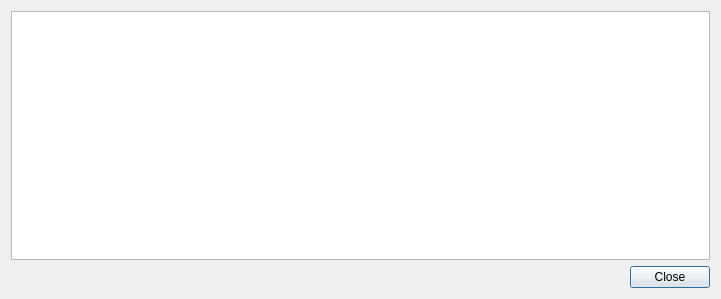
<?xml version="1.0" encoding="UTF-8"?>
<ui version="4.0">
 <class>Iauracaddiff</class>
 <widget class="QDialog" name="Iauracaddiff">
  <property name="geometry">
   <rect>
    <x>0</x>
    <y>0</y>
    <width>721</width>
    <height>299</height>
   </rect>
  </property>
  <property name="windowTitle">
   <string>Iauracad Difference</string>
  </property>
  <layout class="QVBoxLayout" name="verticalLayout">
   <item>
    <widget class="QTextEdit" name="textEdit"/>
   </item>
   <item>
    <widget class="QDialogButtonBox" name="buttonBox">
     <property name="orientation">
      <enum>Qt::Horizontal</enum>
     </property>
     <property name="standardButtons">
      <set>QDialogButtonBox::Close</set>
     </property>
    </widget>
   </item>
  </layout>
 </widget>
 <resources/>
 <connections>
  <connection>
   <sender>buttonBox</sender>
   <signal>accepted()</signal>
   <receiver>Iauracaddiff</receiver>
   <slot>accept()</slot>
   <hints>
    <hint type="sourcelabel">
     <x>248</x>
     <y>254</y>
    </hint>
    <hint type="destinationlabel">
     <x>157</x>
     <y>274</y>
    </hint>
   </hints>
  </connection>
  <connection>
   <sender>buttonBox</sender>
   <signal>rejected()</signal>
   <receiver>Iauracaddiff</receiver>
   <slot>reject()</slot>
   <hints>
    <hint type="sourcelabel">
     <x>316</x>
     <y>260</y>
    </hint>
    <hint type="destinationlabel">
     <x>286</x>
     <y>274</y>
    </hint>
   </hints>
  </connection>
 </connections>
</ui>
